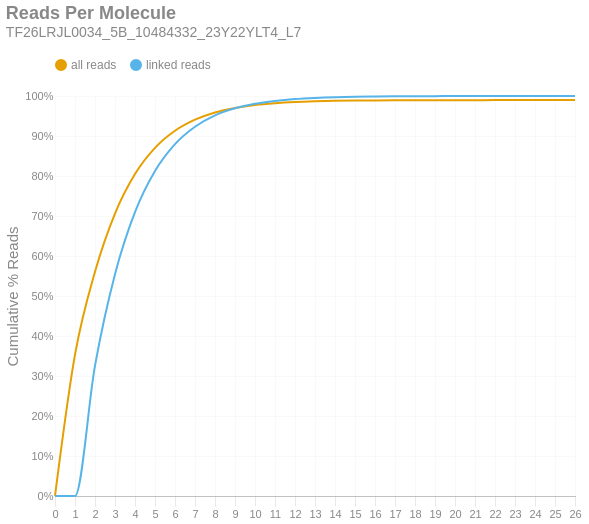

Here is the notebook cell this chart was saved with:
### Markdown cell above
### Reads per Molecule
This chart shows the cumulative distribution of the number of reads per linked molecule. That is, how many alignments are associated with a unique molecule. This excludes the number of reads associated with invalid or absent linked-read barcodes. The `linked` histogram is the percentages recalculated when disregarding singletons.

### Code cell
if SKIPLR:
    print_html(f"Skipped")
else:
    counts = np.bincount(valids['reads'].cast(pl.Int64).to_numpy())
    weighted = counts * np.arange(len(counts))
    all_perc = weighted / n_reads
    linked_perc = weighted / n_linked_reads
    linked_perc[1] = 0
    binned_df = pl.DataFrame({
        'readsper': list(range(len(counts))),
        'all reads (cumsum)': np.cumsum(all_perc).tolist(),
        'linked reads (cumsum)': np.cumsum(linked_perc).tolist(),
    })

    with SafeRender(binned_df):
        (
            density_plot(binned_df, 'Reads Per Molecule', samplename, 'readspmol')
            .encode(
                x=alt.X('readsper:O', title=None).axis(labelAngle=0).scale(padding=0),
                y=alt.Y('value:Q', title='Cumulative % Reads').axis(format='%').stack(False),
                color=alt.Color("key:N").scale(domain=["all reads", "linked reads"]),
                tooltip=[
                    alt.Tooltip("key:N", title="Data Type"),
                    alt.Tooltip("readsper:O", title="Reads Per Molecule"),
                    alt.Tooltip("value:Q", format=".2%", title="% Reads (Cum.)")
                ]            
            )
        ).display()

### Figure 1 — Vega-Lite specification as saved in the notebook (floating-point values rounded to 4 significant figures)
{"width": "container", "height": 400, "config": {"title": {"anchor": "start", "dy": -15, "fontSize": 18, "color": "#888888", "subtitleColor": "#888888", "subtitleFontSize": 14}, "arc": {"fill": "#0072B2"}, "axis": {"domainColor": "#888888", "domainWidth": 0.5, "gridWidth": 0.2, "grid": false, "titleFontWeight": 400, "titleFontSize": 15, "labelFontSize": 11, "labelColor": "#888888", "tickColor": "#888888", "tickWidth": 0.2, "titleColor": "#888888"}, "axisBand": {"grid": false}, "axisX": {"grid": true, "tickSize": 10, "domainCap": "round"}, "axisY": {"domain": false, "grid": true, "tickSize": 0, "domainCap": "round"}, "background": "transparent", "header": {"labelFontSize": 15, "labelColor": "#888888", "titleFontSize": 15, "titleFontWeight": 600, "titleColor": "#888888"}, "legend": {"labelFont": "sans-serif", "labelFontSize": 12, "labelColor": "#888888", "symbolSize": 100, "symbolType": "circle", "titleFontSize": 12, "titlePadding": 10, "titleColor": "#888888", "title": null, "orient": "top"}, "range": {"category": ["#E69F00", "#56B4E9", "#009E73", "#F0E442", "#0072B2", "#D55E00", "#CC79A7", "#000000"], "diverging": ["#cfe8f3", "#a2d4ec", "#73bfe2", "#46abdb", "#1696d2", "#12719e"]}, "area": {"fill": "#0072B2", "fillOpacity": 0.7, "line": true, "strokeOpacity": 0.7}, "line": {"color": "#0072B2", "stroke": "#0072B2", "strokeWidth": 2}, "trail": {"color": "#0072B2", "stroke": "#0072B2", "strokeWidth": 0, "size": 1}, "point": {"filled": true, "fillOpacity": 1.0, "size": 95}, "text": {"color": "#888888", "fontSize": 11, "align": "right", "fontWeight": 400, "size": 11}, "bar": {"fill": "#0072B2", "stroke": null}, "view": {"stroke": null, "continuousWidth": 660, "continuousHeight": 400}}, "data": {"name": "data-f8cfbb1f5a508155ec491cbe03652a2e"}, "mark": {"type": "line", "interpolate": "monotone", "point": {"opacity": 0, "size": 275}}, "encoding": {"color": {"field": "key", "scale": {"domain": ["all reads", "linked reads"]}, "type": "nominal"}, "tooltip": [{"field": "key", "title": "Data Type", "type": "nominal"}, {"field": "readsper", "title": "Reads Per Molecule", "type": "ordinal"}, {"field": "value", "format": ".2%", "title": "% Reads (Cum.)", "type": "quantitative"}], "x": {"axis": {"labelAngle": 0}, "field": "readsper", "scale": {"padding": 0}, "title": null, "type": "ordinal"}, "y": {"axis": {"format": "%"}, "field": "value", "stack": false, "title": "Cumulative % Reads", "type": "quantitative"}}, "params": [{"name": "param_c36ac31b6afebe62", "select": {"type": "point", "fields": ["key"]}, "bind": "legend"}], "title": {"text": "Reads Per Molecule", "subtitle": "TF26LRJL0034_5B_10484332_23Y22YLT4_L7"}, "transform": [{"fold": ["all reads (cumsum)", "linked reads (cumsum)"]}, {"calculate": "replace(datum.key, ' (cumsum)', '')", "as": "key"}, {"filter": {"param": "param_c36ac31b6afebe62"}}], "usermeta": {"embedOptions": {"downloadFileName": "TF26LRJL0034_5B_10484332_23Y22YLT4_L7.readspmol"}}, "$schema": "https://vega.github.io/schema/vega-lite/v6.4.1.json", "datasets": {"data-f8cfbb1f5a508155ec491cbe03652a2e": [{"readsper": 0, "all reads (cumsum)": 0.0, "linked reads (cumsum)": 0.0}, {"readsper": 1, "all reads (cumsum)": 0.3534, "linked reads (cumsum)": 0.0}, {"readsper": 2, "all reads (cumsum)": 0.5607, "linked reads (cumsum)": 0.3258}, {"readsper": 3, "all reads (cumsum)": 0.7062, "linked reads (cumsum)": 0.5545}, {"readsper": 4, "all reads (cumsum)": 0.8049, "linked reads (cumsum)": 0.7096}, {"readsper": 5, "all reads (cumsum)": 0.8703, "linked reads (cumsum)": 0.8124}, {"readsper": 6, "all reads (cumsum)": 0.9131, "linked reads (cumsum)": 0.8796}, {"readsper": 7, "all reads (cumsum)": 0.9408, "linked reads (cumsum)": 0.9231}, {"readsper": 8, "all reads (cumsum)": 0.9589, "linked reads (cumsum)": 0.9516}, {"readsper": 9, "all reads (cumsum)": 0.9702, "linked reads (cumsum)": 0.9693}, {"readsper": 10, "all reads (cumsum)": 0.9775, "linked reads (cumsum)": 0.9807}, {"readsper": 11, "all reads (cumsum)": 0.9819, "linked reads (cumsum)": 0.9877}, {"readsper": 12, "all reads (cumsum)": 0.9849, "linked reads (cumsum)": 0.9924}, {"readsper": 13, "all reads (cumsum)": 0.9867, "linked reads (cumsum)": 0.9952}, {"readsper": 14, "all reads (cumsum)": 0.9879, "linked reads (cumsum)": 0.9971}, {"readsper": 15, "all reads (cumsum)": 0.9886, "linked reads (cumsum)": 0.9983}, {"readsper": 16, "all reads (cumsum)": 0.989, "linked reads (cumsum)": 0.9988}, {"readsper": 17, "all reads (cumsum)": 0.9892, "linked reads (cumsum)": 0.9993}, {"readsper": 18, "all reads (cumsum)": 0.9894, "linked reads (cumsum)": 0.9995}, {"readsper": 19, "all reads (cumsum)": 0.9895, "linked reads (cumsum)": 0.9997}, {"readsper": 20, "all reads (cumsum)": 0.9896, "linked reads (cumsum)": 0.9998}, {"readsper": 21, "all reads (cumsum)": 0.9897, "linked reads (cumsum)": 0.9999}, {"readsper": 22, "all reads (cumsum)": 0.9897, "linked reads (cumsum)": 1.0}, {"readsper": 23, "all reads (cumsum)": 0.9897, "linked reads (cumsum)": 1.0}, {"readsper": 24, "all reads (cumsum)": 0.9897, "linked reads (cumsum)": 1.0}, {"readsper": 25, "all reads (cumsum)": 0.9897, "linked reads (cumsum)": 1.0}, {"readsper": 26, "all reads (cumsum)": 0.9897, "linked reads (cumsum)": 1.0}]}}
